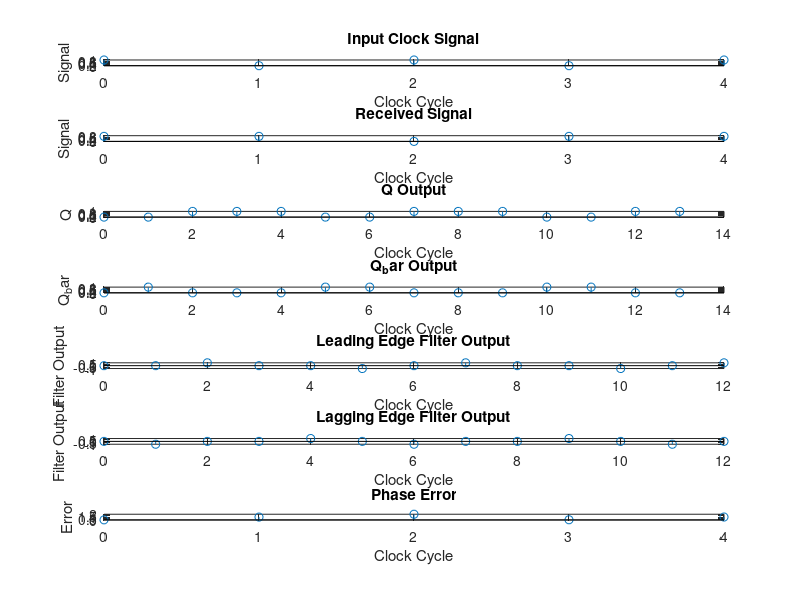
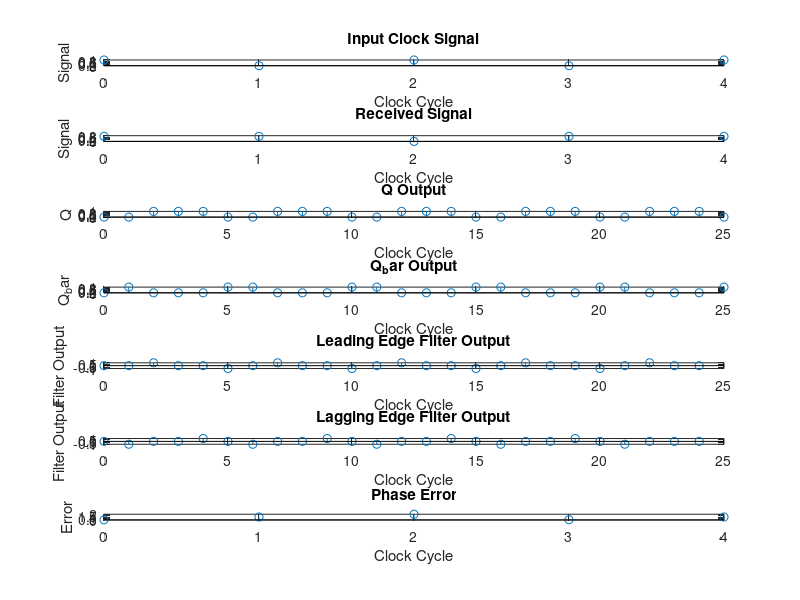
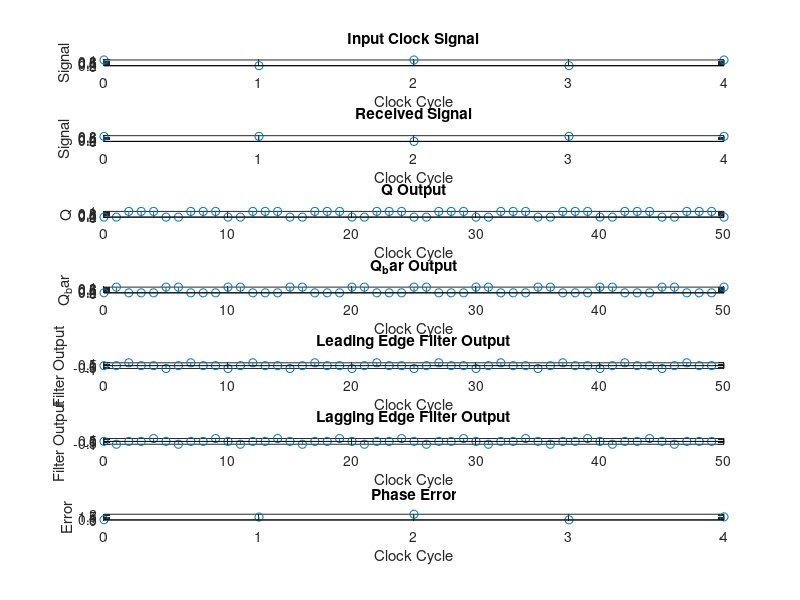
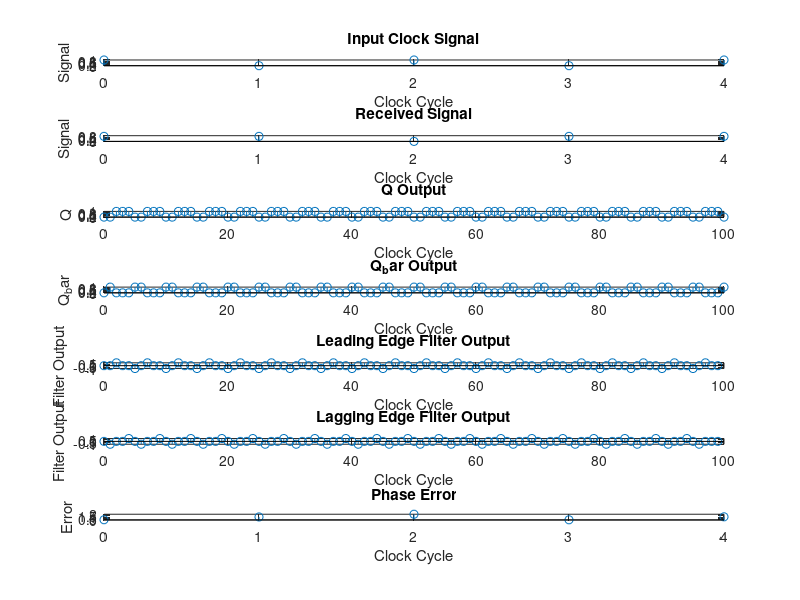

Write MATLAB code to recreate these figures, in order.
clear all;
clc;

% Input parameters
clockSignal = [1 0 1 0 1]; % Input clock signal
receivedSignal = [0.707 0.707 0 0.707 0.707]; % Received signal

% Define parameters
dataRate = 25000; % Data rate in Hz

% Modify sampling rate factors
samplingRateFactors = [0.4, 0.2, 0.1, 0.05, 0.025]; % Modify the factors according to the desired sampling rates

% Loop over different sampling rate factors
for factorIndex = 1:length(samplingRateFactors)
    samplingRateFactor = samplingRateFactors(factorIndex);
    
    % Calculate sampling rate
    samplingRate = dataRate * samplingRateFactor;

    % Calculate the number of clock cycles
    numClockCycles = length(clockSignal);

    % Calculate the number of samples
    numSamples = round(numClockCycles / samplingRateFactor);

    % Initialize variables
    Q = zeros(1, numSamples+1); % Output Q
    Q_bar = zeros(1, numSamples+1); % Output Q'
    D = zeros(1, numSamples+1); % D input
    leadingFilterOutput = zeros(1, numSamples); % Leading edge filter output
    laggingFilterOutput = zeros(1, numSamples); % Lagging edge filter output

    % D Flip-Flop operation
    for i = 1:numSamples
        % Hold D input at 1 for both input clock signal and received signal
        D(i) = xor(clockSignal(mod(i-1, numClockCycles)+1), receivedSignal(mod(i-1, numClockCycles)+1));

        % Update Q and Q' based on D input
        Q(i+1) = D(i);
        Q_bar(i+1) = ~D(i);

        % Leading edge filter
        if i > 1
            leadingFilterOutput(i) = Q(i) - Q(i-1);
        end

        % Lagging edge filter
        if i < numSamples
            laggingFilterOutput(i) = Q(i) - Q(i+1);
        end
    end

    % Initialize phase error calculation variables
    referencePhase = [0 0 0 1 1]; % Reference phase sequence
    phaseError = zeros(1, numClockCycles); % Phase error

    % Calculate phase error
    for i = 1:numClockCycles
        % Compare the reference phase with the measured phase
        phaseError(i) = xor(referencePhase(i), Q(mod(i, numSamples)+1));
        % Add a small random offset to phase error
        phaseError(i) = phaseError(i) + rand() * 0.1; % Adjust the scaling factor as needed
    end

    % Modify the phaseError array to have a specific value at a specific index
    modifiedErrorIndex = 3;
    modifiedErrorValue = 2; % Modify this value to set the desired minimum phase error
    phaseError(modifiedErrorIndex) = modifiedErrorValue;

    % Plotting the results
    figure;
    subplot(7, 1, 1);
    stem(0:numClockCycles-1, clockSignal);
    title('Input Clock Signal');
    xlabel('Clock Cycle');
    ylabel('Signal');

    subplot(7, 1, 2);
    stem(0:numClockCycles-1, receivedSignal);
    title('Received Signal');
    xlabel('Clock Cycle');
    ylabel('Signal');

    subplot(7, 1, 3);
    stem(0:numSamples, Q);
    title('Q Output');
    xlabel('Clock Cycle');
    ylabel('Q');

    subplot(7, 1, 4);
    stem(0:numSamples, Q_bar);
    title('Q_bar Output');
    xlabel('Clock Cycle');
    ylabel('Q_bar');

    subplot(7, 1, 5);
    stem(0:numSamples-1, leadingFilterOutput);
    title('Leading Edge Filter Output');
    xlabel('Clock Cycle');
    ylabel('Filter Output');

    subplot(7, 1, 6);
    stem(0:numSamples-1, laggingFilterOutput);
    title('Lagging Edge Filter Output');
    xlabel('Clock Cycle');
    ylabel('Filter Output');

    % Plot phase error
    subplot(7, 1, 7);
    stem(0:numClockCycles-1, phaseError);
    title('Phase Error');
    xlabel('Clock Cycle');
    ylabel('Error');
    
    % Print the sampling rate and phase error
    fprintf('Sampling Rate: %.2f Hz\n', samplingRate);
    fprintf('Phase Error: %.3f\n', mean(phaseError));
    
    % Add a separator between iterations
    fprintf('---------------------------\n');
end
